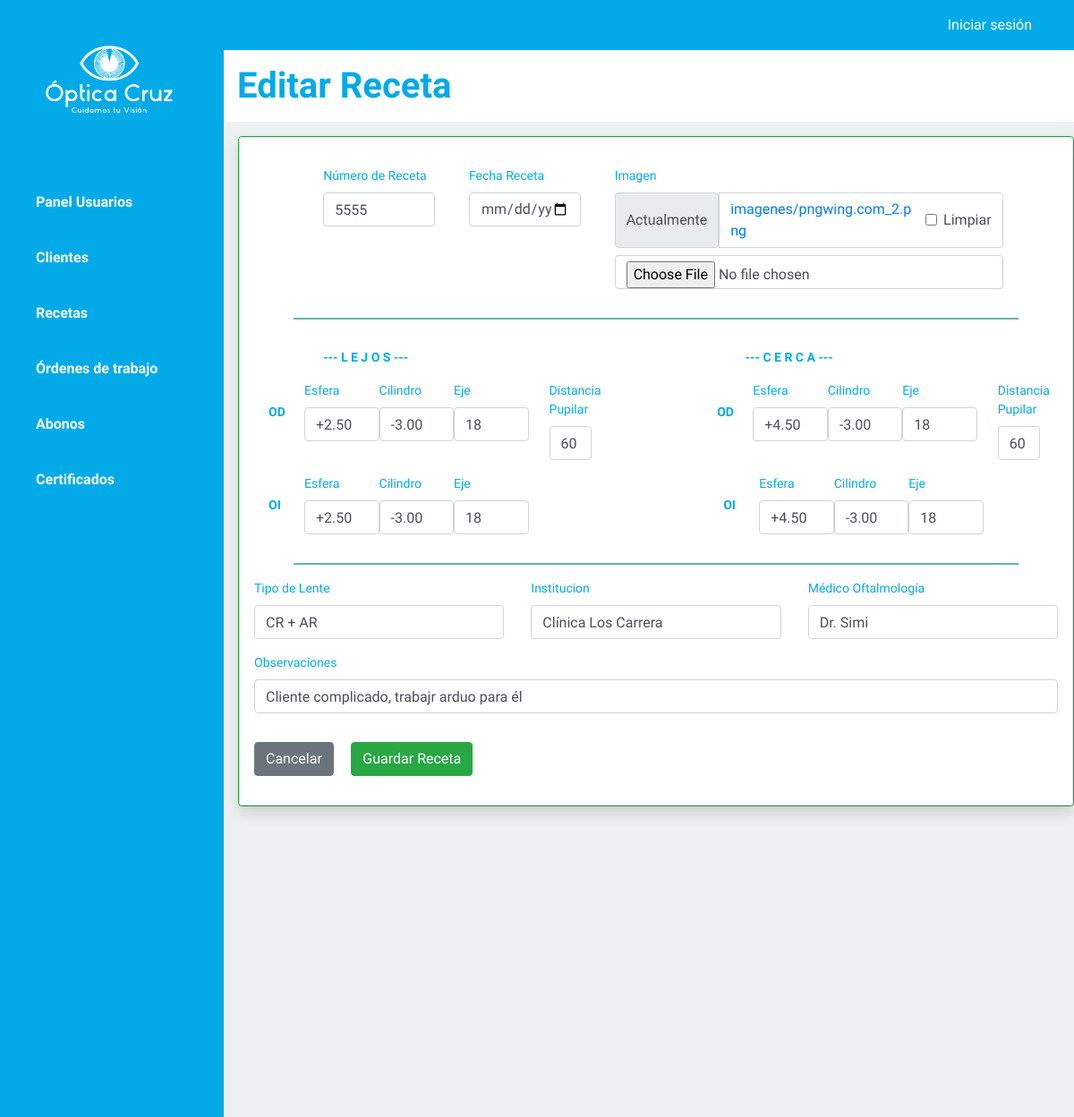
Screenshot of /1/receta_edit/ with the database file from the repository.
### optica/models.py (models this page shows, shortened)
class Receta(models.Model):
    idReceta = models.BigAutoField(primary_key=True, verbose_name="ID receta")
    rutCliente = models.ForeignKey(Cliente, on_delete=models.CASCADE, verbose_name="RUN Cliente")
    dvRutCliente = models.CharField(max_length=1, null=True, blank=True, verbose_name="Dígito")
    nombreCliente = models.CharField(max_length=20, null=True, blank=True, verbose_name="Nombre")
    apPaternoCliente = models.CharField(max_length=20, null=True, blank=True, verbose_name="Apellido Paterno")
    apMaternoCliente = models.CharField(max_length=20, null=True, blank=True, verbose_name="Apellido Materno")
    celularCliente = models.IntegerField(null=True, blank=True, verbose_name="Celular")
    telefonoCliente = models.IntegerField(null=True, blank=True, verbose_name="Teléfono")
    numeroReceta = models.IntegerField(null=True, blank=True, verbose_name="Número de Receta")
    fechaReceta = models.DateField(null=True, blank=True, verbose_name="Fecha Receta")
    creacionReceta = models.DateTimeField(auto_now_add=True, verbose_name="Creado el día")
    imagenReceta = models.ImageField(upload_to='imagenes/', null=True, blank=True, verbose_name="Imagen")
    lejosOdEsfera = models.CharField(max_length=10, null=True, blank=True, verbose_name="Esfera")
    lejosOdCilindro = models.CharField(max_length=10, null=True, blank=True, verbose_name="Cilindro")
    lejosOdEje = models.CharField(max_length=10, null=True, blank=True, verbose_name="Eje")
    lejosOiEsfera = models.CharField(max_length=10, null=True, blank=True, verbose_name="Esfera")
    lejosOiCilindro = models.CharField(max_length=10, null=True, blank=True, verbose_name="Cilindro")
    lejosOiEje = models.CharField(max_length=10, null=True, blank=True, verbose_name="Eje")
    dpLejos = models.CharField(max_length=10, null=True, blank=True, verbose_name="Distancia Pupilar")
    cercaOdEsfera = models.CharField(max_length=10, null=True, blank=True, verbose_name="Esfera")
    cercaOdCilindro = models.CharField(max_length=10, null=True, blank=True, verbose_name="Cilindro")
    cercaOdEje = models.CharField(max_length=10, null=True, blank=True, verbose_name="Eje")
    cercaOiEsfera = models.CharField(max_length=10, null=True, blank=True, verbose_name="Esfera")
    cercaOiCilindro = models.CharField(max_length=10, null=True, blank=True, verbose_name="Cilindro")
    cercaOiEje = models.CharField(max_length=10, null=True, blank=True, verbose_name="Eje")
    dpCerca = models.CharField(max_length=10, null=True, blank=True, verbose_name="Distancia Pupilar")
    tipoLente = models.CharField(max_length=20, null=True, blank=True, verbose_name="Tipo de Lente")
    institucion = models.CharField(max_length=20, null=True, blank=True, verbose_name="Institucion")
    doctorOftalmologo = models.CharField(max_length=40, null=True, blank=True, verbose_name="Médico Oftalmología")
    observacionReceta = models.CharField(max_length=300, null=True, blank=True, verbose_name="Observaciones")

### optica/views.py (the view)
# urls.py: path('<int:pk>/receta_edit/', EditarRecetaView.as_view(), name='receta_edit'),
class EditarRecetaView(SuccessMessageMixin, generic.UpdateView):
    model = Receta
    fields = ('numeroReceta',
    'fechaReceta',
    'lejosOdEsfera',
    'lejosOdCilindro',
    'lejosOdEje',
    'lejosOiEsfera',
    'lejosOiCilindro',
    'lejosOiEje',
    'dpLejos',
    'cercaOdEsfera',
    'cercaOdCilindro',
    'cercaOdEje',
    'cercaOiEsfera',
    'cercaOiCilindro',
    'cercaOiEje',
    'dpCerca',
    'tipoLente',
    'institucion',
    'doctorOftalmologo',
    'imagenReceta',
    'observacionReceta'
    )
    success_url = reverse_lazy('receta_list')
    success_message = "La receta se ha editado exitosamente."

### optica/templates/optica/receta_form.html (shortened to what this page needs)
{% extends 'optica/base.html' %}
{% load static crispy_forms_tags %}
{% block content%}
<div id="content" class="bg-grey w-100" style="overflow-y: auto; max-height: 100vh;">
    <section class="bg-light py-3">
        <div class="container">
            <h1 class="font-weight-bold mb-0">
                {% if receta %}
                Editar Receta
            {% endif %}
        </div>
    </section>
    <div id="content" class="bg-grey w-100" style="overflow-y: auto; max-height: 100vh;">
        <div class="card-center ml-3 mt-3">
            <div class="card border-success" style="max-width: 86rem;">
                <div class="card border border-1 shadow rounded p-3 ">
                    <form action="" method="post" class="mt-3 mb-3 modal-condensed" enctype="multipart/form-data"
                        novalidate>
                        <div class="row">
                            {% if form.rutCliente %}
                            <div class="col-md-2">
                                {{ form.rutCliente|as_crispy_field }}
                            </div>
                            <div style="max-width:50px;">
                                {{ form.dvRutCliente|as_crispy_field }}
                            </div>
                            <div class="col-md-3 ml-5">
                                {{ form.nombreCliente|as_crispy_field }}
                            </div>
                            <div class="col-md-3">
                                {{ form.apPaternoCliente|as_crispy_field }}
                            </div>
                            <div class="col-md-3">
                                {{ form.apMaternoCliente|as_crispy_field }}
                            </div>
                        </div>
                        <div class="row">
                            <div class="col-md-2">
                                {{ form.celularCliente|as_crispy_field }}
                            </div>
                            <div class="col-md-2">
                                {{ form.telefonoCliente|as_crispy_field }}
                            </div>
                            <div class="col-md-2">
                                {{ form.numeroReceta|as_crispy_field }}
                            </div>
                            <div class="col-md-2">
                                <label for="fechaReceta">Fecha Receta</label>
                                <div class="input-group">
                                    <input type="date" class="form-control" id="fechaReceta" name="fechaReceta">
                                </div>
                            </div>
                            <div class="col-md-4">
                                {{ form.imagenReceta|as_crispy_field }}
                            </div>
                            {% else %}
                            <div class="col-md-1"></div>
                            <div class="col-md-2">
                                {{ form.numeroReceta|as_crispy_field }}
                            </div>
                            <div class="col-md-2 ml-2">
                                <label for="fechaReceta">Fecha Receta</label>
                                <div class="input-group">
                                    <input type="date" class="form-control" id="fechaReceta" name="fechaReceta">
                                </div>
                            </div>
                            <div class="col-md-6 ml-2">
                                {{ form.imagenReceta|as_crispy_field }}
                            </div>
                            {% endif %}
                        </div>
                        <div class="row">
                            <div class="col-md-12 text-center">
                                <hr style="width: 90%; border: 1px solid #5eb9a4;">
                            </div>
                        </div>
                        <div class="row">
                            <div class="row col-md-4 justify-content-center mt-3" style="font-weight: bold;">
                                <p>--- L E J O S ---</p>
                            </div>
                            <div class="row col-md-8 ml-4 justify-content-center mt-3" style="font-weight: bold;">
                                <p>--- C E R C A ---</p>
                            </div>
                        </div>
                        <div class="row">
                            <div class="row col-md-1 ml-3 mt-4" style="max-width:70px;">
                                <p style="font-weight: bold;">OD</p>
                            </div>
                            <div style="max-width:9%;">
                                {{ form.lejosOdEsfera |as_crispy_field }}
                            </div>
                            <div style="max-width:9%;">
                                {{ form.lejosOdCilindro|as_crispy_field }}
                            </div>
                            <div style="max-width:9%;">
                                {{ form.lejosOdEje|as_crispy_field }}
                            </div>
                            <div class="col-md-1 ml-2 mr-5">
                                {{ form.dpLejos|as_crispy_field }}
                            </div>
                            <div class="col-md-1 ">
                            </div>
                            <div class="row col-md-1 mt-4" style="max-width:70px;">
                                <p style="font-weight: bold;">OD</p>
                            </div>
                            <div style="max-width:9%;">
                                {{ form.cercaOdEsfera |as_crispy_field }}
                            </div>
                            <div style="max-width:9%;">
                                {{ form.cercaOdCilindro|as_crispy_field }}
                            </div>
                            <div style="max-width:9%;">
                                {{ form.cercaOdEje|as_crispy_field }}
                            </div>
                            <div class="col-md-1 ml-2">
                                {{ form.dpCerca|as_crispy_field }}
                            </div>
                        </div>
                        <div class="row">
                            <div class="row col-md-1 ml-3 mt-4" style="max-width:70px;">
                                <p style="font-weight: bold;">OI</p>
                            </div>
                            <div style="max-width:9%;">
                                {{ form.lejosOiEsfera|as_crispy_field }}
                            </div>
                            <div style="max-width:9%;">
                                {{ form.lejosOiCilindro|as_crispy_field }}
                            </div>
                            <div style="max-width:9%;">
                                {{ form.lejosOiEje|as_crispy_field }}
                            </div>
                            <div class="col-md-2 ">
                            </div>
                            <div class="row col-md-1 ml-5 mt-4" style="max-width:70px;">
                                <p style="font-weight: bold;"> OI</p>
                            </div>
                            <div style="max-width:9%;">
                                {{ form.cercaOiEsfera|as_crispy_field }}
                            </div>
                            <div style="max-width:9%;">
                                {{ form.cercaOiCilindro|as_crispy_field }}
                            </div>
                            <div style="max-width:9%;">
                                {{ form.cercaOiEje|as_crispy_field }}
                            </div>
                        </div>
                        <div class="row">
                            <div class="col-md-12 text-center">
                                <hr style="width: 90%; border: 1px solid #5eb9a4;">
                            </div>
                        </div>
                        <div class="row">
                            <div class="col-md-4">
                                {{ form.tipoLente|as_crispy_field }}
                            </div>
                            <div class="col-md-4">
                                {{ form.institucion|as_crispy_field }}
                            </div>
                            <div class="col-md-4">
                                {{ form.doctorOftalmologo|as_crispy_field }}
                            </div>
                        </div>
                        <div class="row">
                            <div class="col-md-12">
                                {{ form.observacionReceta|as_crispy_field }}
                            </div>
                        </div>
                        <div class="mt-3">
                            <a href="{% url 'receta_list' %}" class="btn btn-secondary mr-3">Cancelar</a>
                            <button class="btn btn-success">Guardar Receta</button>
                        </div>
                    </form>
                </div>
            </div>
        </div>
    </div>
</div>
{% endblock content %}

### rows the page displays
Receta: numeroReceta "5555", lejosOdEsfera "+2.50", lejosOdCilindro "-3.00", lejosOdEje "18", dpLejos "60", cercaOdEsfera "+4.50", cercaOdCilindro "-3.00", cercaOdEje "18", dpCerca "60", lejosOiEsfera "+2.50", lejosOiCilindro "-3.00", lejosOiEje "18", cercaOiEsfera "+4.50", cercaOiCilindro "-3.00", cercaOiEje "18", tipoLente "CR + AR", institucion "Clínica Los Carrera", doctorOftalmologo "Dr. Simi", observacionReceta "Cliente complicado, trabajr arduo para él"
